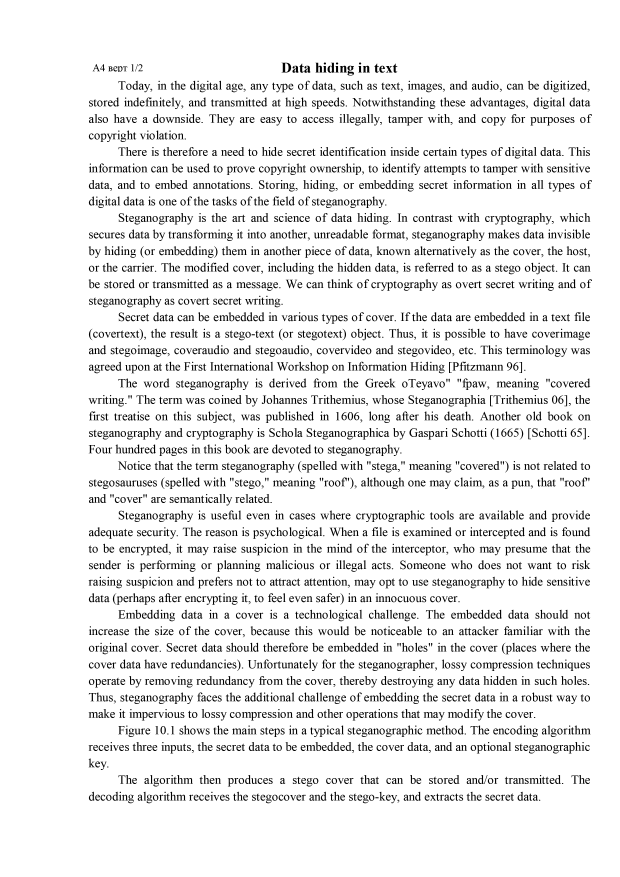
#> input picture original_documents/1.png, 2480 x 3508 px (shown at 1/4 size)
$ python -i image_processing.py   (imports and definitions only)
#> lines starting #> are read from the running program, lines starting #| are printed output that depends on the picture; after the words box and inside, x2 and y2 are one past the last pixel; in counts of white or black regions, pixels touching at a corner belong together
#> further down, picture is the input picture: shape (3508, 2480); min 0, max 255, mean 235.1
import cv2
import numpy as np

# [37 lines left out: function resize_image_proportional, not called in this run]

def remove_white_margins(image):
    """
    Удаляет пустые области вокруг текста.
    """
    # Бинаризация изображения
    _, binary = cv2.threshold(image, 250, 255, cv2.THRESH_BINARY_INV)
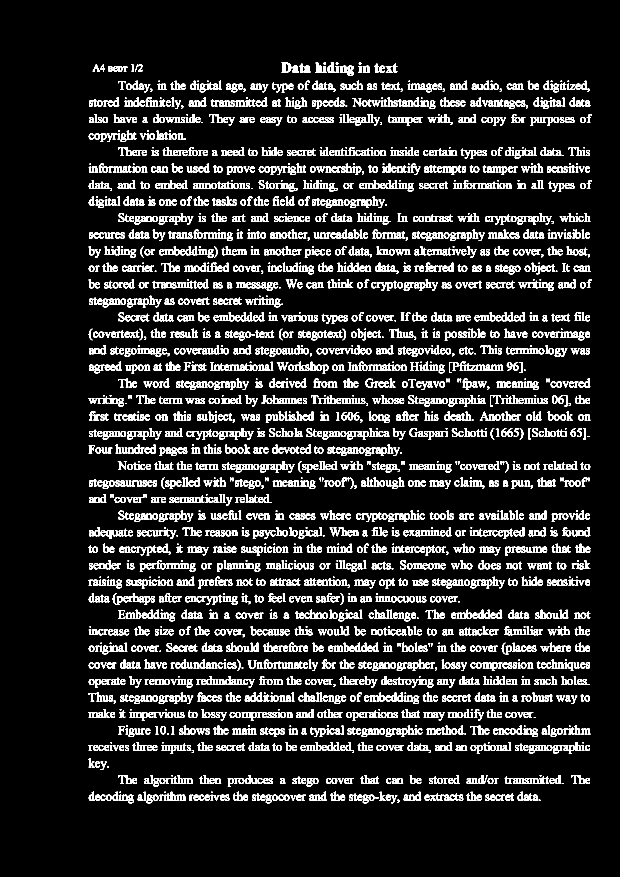
#> binary: shape (3508, 2480) (shown at 1/4 size); 9.6% white; 3291 white regions

    # Нахождение контуров
    contours, _ = cv2.findContours(binary, cv2.RETR_EXTERNAL, cv2.CHAIN_APPROX_SIMPLE)
#> contours = 3291 contours, 257 with area under 20; largest, box (x1, y1, x2, y2) and area: (1125, 251, 1165, 290) 1137, (514, 2914, 580, 2948) 862, (1318, 2109, 1389, 2145) 862, (1615, 1129, 1655, 1163) 828, (665, 2253, 758, 2276) 806

    # Нахождение ограничивающей рамки для всех контуров
    x, y, w, h = cv2.boundingRect(np.vstack(contours))
#> x = 354; y = 250; w = 2014; h = 2963

    # Обрезка изображения
    cropped = image[y:y+h, x:x+w]
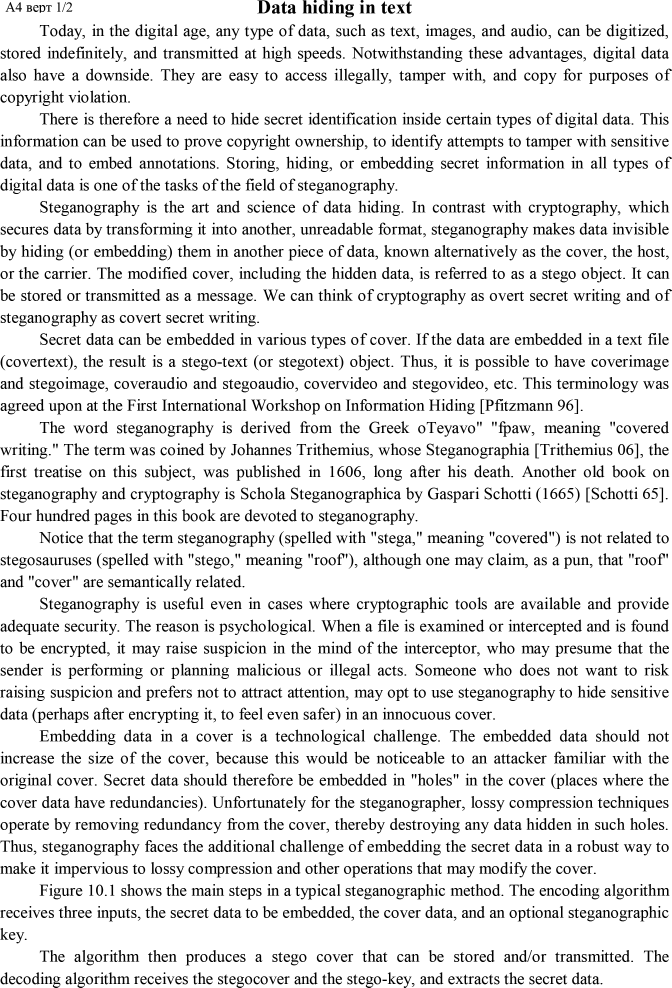
#> cropped: shape (2963, 2014) (shown at 1/3 size); min 0, max 255, mean 226

    return cropped


def rotate_image_90(image):
    rotated_image = cv2.rotate(image, cv2.ROTATE_90_CLOCKWISE)
    return rotated_image

# [4 lines left out: function show_image, not called in this run]

>>> import cv2
>>> picture = cv2.imread('original_documents/1.png', cv2.IMREAD_GRAYSCALE)
>>> result = remove_white_margins(picture)

$ run again, on original_documents/2.png
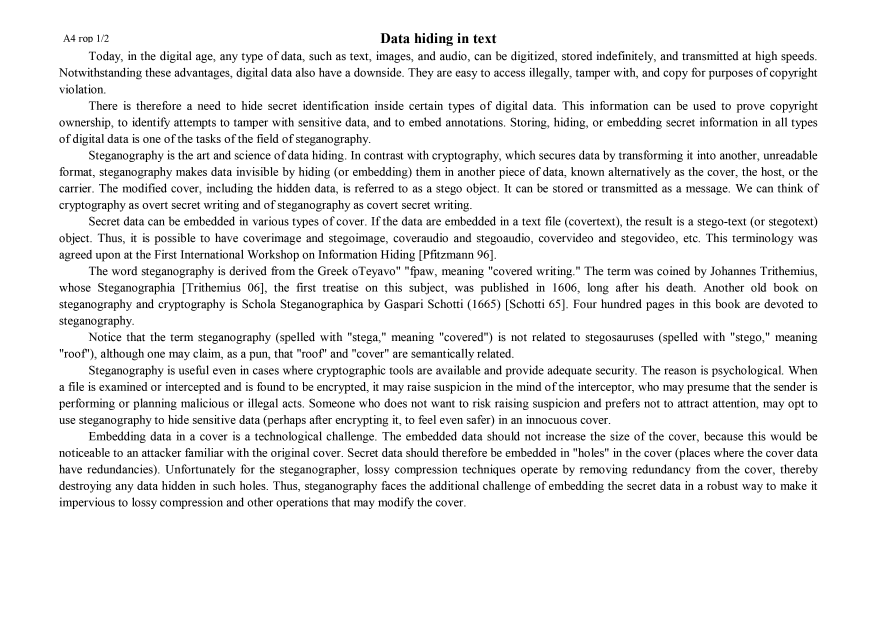
#> input picture original_documents/2.png, 3508 x 2480 px (shown at 1/4 size)
#> picture is the input picture: shape (2480, 3508); min 0, max 255, mean 237.1
#> in remove_white_margins, `_, binary = cv2.threshold(image, 250, 255, cv2.THRESH_BINARY_INV)`:
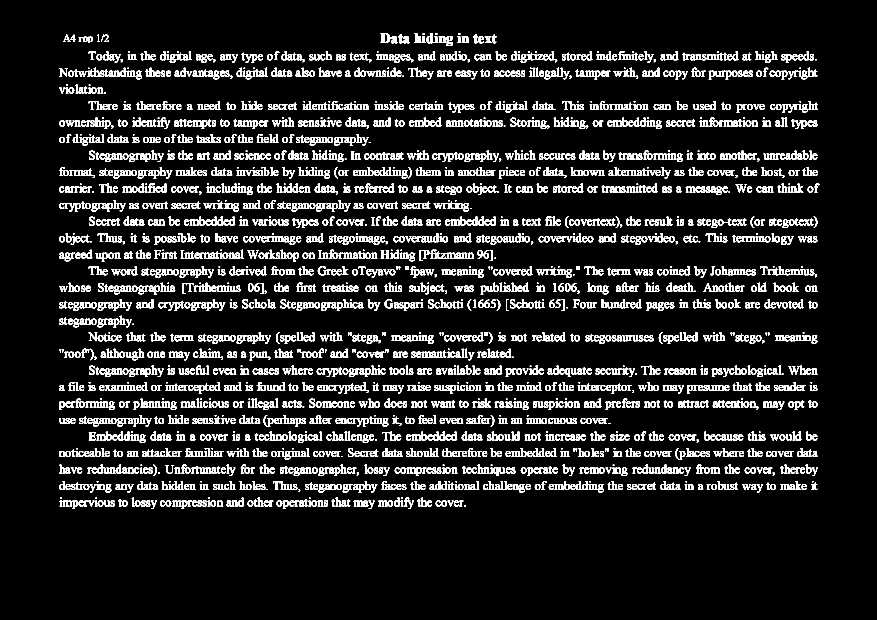
#> binary: shape (2480, 3508) (shown at 1/4 size); 8.7% white; 2983 white regions
#> contours = 2983 contours, 236 with area under 20; largest, box (x1, y1, x2, y2) and area: (1521, 133, 1561, 172) 1137, (3121, 1924, 3206, 1960) 904, (366, 812, 406, 846) 834, (764, 1209, 804, 1243) 828, (2859, 283, 2926, 317) 820
#> x = 235; y = 132; w = 3043; h = 1904
#> in remove_white_margins, `cropped = image[y:y+h, x:x+w]`:
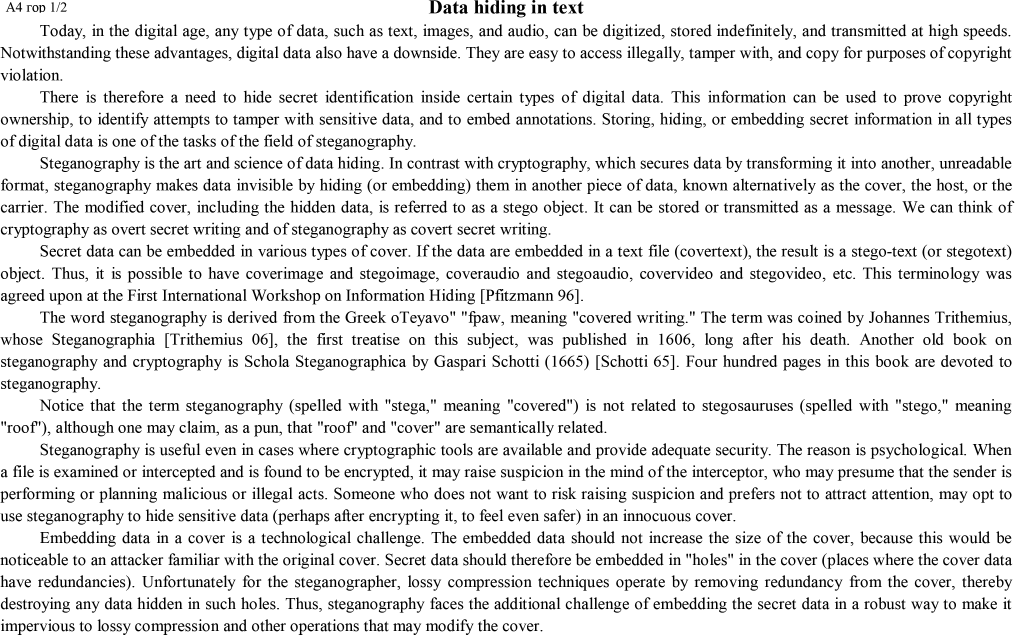
#> cropped: shape (1904, 3043) (shown at 1/3 size); min 0, max 255, mean 228.1
